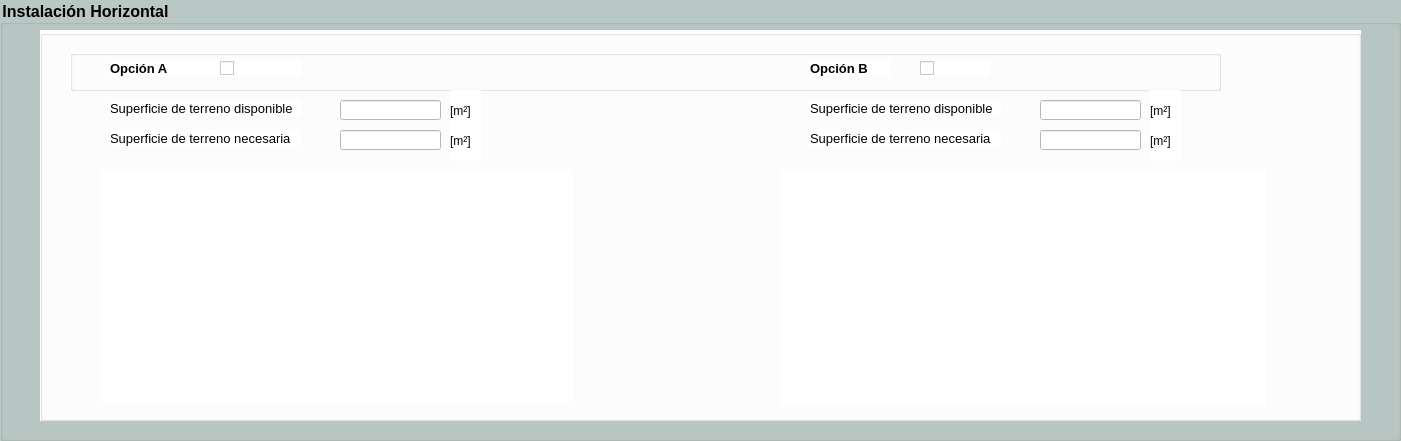
      <widget class="QGroupBox" name="gbinsthoriz">
       <property name="geometry">
        <rect>
         <x>60</x>
         <y>350</y>
         <width>1401</width>
         <height>441</height>
        </rect>
       </property>
       <property name="font">
        <font>
         <pointsize>12</pointsize>
         <weight>75</weight>
         <bold>true</bold>
        </font>
       </property>
       <property name="styleSheet">
        <string notr="true">background-color: rgb(186, 200, 197);</string>
       </property>
       <property name="title">
        <string>Instalación Horizontal</string>
       </property>
       <widget class="QGroupBox" name="groupBox_12">
        <property name="geometry">
         <rect>
          <x>40</x>
          <y>30</y>
          <width>1321</width>
          <height>391</height>
         </rect>
        </property>
        <property name="styleSheet">
         <string notr="true">background-color: rgb(255, 255, 255);</string>
        </property>
        <property name="title">
         <string/>
        </property>
        <widget class="QLabel" name="lbhoriz">
         <property name="geometry">
          <rect>
           <x>60</x>
           <y>140</y>
           <width>473</width>
           <height>232</height>
          </rect>
         </property>
         <property name="styleSheet">
          <string notr="true">border-image: url(:/ccr/horizontal.png);</string>
         </property>
         <property name="text">
          <string/>
         </property>
        </widget>
        <widget class="QLabel" name="lbm_13">
         <property name="geometry">
          <rect>
           <x>410</x>
           <y>90</y>
           <width>31</width>
           <height>41</height>
          </rect>
         </property>
         <property name="text">
          <string>[m²]</string>
         </property>
        </widget>
        <widget class="QLineEdit" name="lesuphord">
         <property name="enabled">
          <bool>false</bool>
         </property>
         <property name="geometry">
          <rect>
           <x>300</x>
           <y>70</y>
           <width>101</width>
           <height>20</height>
          </rect>
         </property>
        </widget>
        <widget class="QLineEdit" name="lesuphorzn_2">
         <property name="geometry">
          <rect>
           <x>1000</x>
           <y>100</y>
           <width>101</width>
           <height>20</height>
          </rect>
         </property>
        </widget>
        <widget class="QGroupBox" name="groupBox_3">
         <property name="geometry">
          <rect>
           <x>30</x>
           <y>20</y>
           <width>1151</width>
           <height>41</height>
          </rect>
         </property>
         <property name="title">
          <string/>
         </property>
         <widget class="QCheckBox" name="checkBoxhb">
          <property name="geometry">
           <rect>
            <x>850</x>
            <y>10</y>
            <width>70</width>
            <height>17</height>
           </rect>
          </property>
          <property name="text">
           <string/>
          </property>
          <property name="autoExclusive">
           <bool>true</bool>
          </property>
         </widget>
         <widget class="QLabel" name="label_20">
          <property name="geometry">
           <rect>
            <x>740</x>
            <y>10</y>
            <width>81</width>
            <height>16</height>
           </rect>
          </property>
          <property name="font">
           <font>
            <pointsize>10</pointsize>
            <weight>75</weight>
            <bold>true</bold>
           </font>
          </property>
          <property name="text">
           <string>Opción B</string>
          </property>
         </widget>
         <widget class="QLabel" name="label_18">
          <property name="geometry">
           <rect>
            <x>40</x>
            <y>10</y>
            <width>191</width>
            <height>16</height>
           </rect>
          </property>
          <property name="font">
           <font>
            <pointsize>10</pointsize>
            <weight>75</weight>
            <bold>true</bold>
           </font>
          </property>
          <property name="text">
           <string>Opción A</string>
          </property>
         </widget>
         <widget class="QCheckBox" name="checkBoxha">
          <property name="geometry">
           <rect>
            <x>150</x>
            <y>10</y>
            <width>70</width>
            <height>17</height>
           </rect>
          </property>
          <property name="text">
           <string/>
          </property>
          <property name="autoExclusive">
           <bool>true</bool>
          </property>
         </widget>
         <zorder>checkBoxhb</zorder>
         <zorder>label_18</zorder>
         <zorder>checkBoxha</zorder>
         <zorder>label_20</zorder>
        </widget>
        <widget class="QLabel" name="lbm_11">
         <property name="geometry">
          <rect>
           <x>410</x>
           <y>60</y>
           <width>31</width>
           <height>41</height>
          </rect>
         </property>
         <property name="text">
          <string>[m²]</string>
         </property>
        </widget>
        <widget class="QLabel" name="lbm_14">
         <property name="geometry">
          <rect>
           <x>1110</x>
           <y>60</y>
           <width>31</width>
           <height>41</height>
          </rect>
         </property>
         <property name="text">
          <string>[m²]</string>
         </property>
        </widget>
        <widget class="QLabel" name="label_17">
         <property name="geometry">
          <rect>
           <x>70</x>
           <y>70</y>
           <width>191</width>
           <height>16</height>
          </rect>
         </property>
         <property name="font">
          <font>
           <pointsize>10</pointsize>
          </font>
         </property>
         <property name="text">
          <string>Superficie de terreno disponible</string>
         </property>
        </widget>
        <widget class="QLabel" name="lbm_12">
         <property name="geometry">
          <rect>
           <x>1110</x>
           <y>90</y>
           <width>31</width>
           <height>41</height>
          </rect>
         </property>
         <property name="text">
          <string>[m²]</string>
         </property>
        </widget>
        <widget class="QLabel" name="label_19">
         <property name="geometry">
          <rect>
           <x>770</x>
           <y>100</y>
           <width>191</width>
           <height>16</height>
          </rect>
         </property>
         <property name="font">
          <font>
           <pointsize>10</pointsize>
          </font>
         </property>
         <property name="text">
          <string>Superficie de terreno necesaria</string>
         </property>
        </widget>
        <widget class="QLabel" name="label_23">
         <property name="geometry">
          <rect>
           <x>70</x>
           <y>100</y>
           <width>191</width>
           <height>16</height>
          </rect>
         </property>
         <property name="font">
          <font>
           <pointsize>10</pointsize>
          </font>
         </property>
         <property name="text">
          <string>Superficie de terreno necesaria</string>
         </property>
        </widget>
        <widget class="QLineEdit" name="lesuphord_2">
         <property name="geometry">
          <rect>
           <x>1000</x>
           <y>70</y>
           <width>101</width>
           <height>20</height>
          </rect>
         </property>
        </widget>
        <widget class="QLabel" name="label_24">
         <property name="geometry">
          <rect>
           <x>770</x>
           <y>70</y>
           <width>191</width>
           <height>16</height>
          </rect>
         </property>
         <property name="font">
          <font>
           <pointsize>10</pointsize>
          </font>
         </property>
         <property name="text">
          <string>Superficie de terreno disponible</string>
         </property>
        </widget>
        <widget class="QLabel" name="lbespiral">
         <property name="geometry">
          <rect>
           <x>740</x>
           <y>140</y>
           <width>486</width>
           <height>236</height>
          </rect>
         </property>
         <property name="styleSheet">
          <string notr="true">border-image: url(:/ccr/espiral.png);</string>
         </property>
         <property name="text">
          <string/>
         </property>
        </widget>
        <widget class="QLineEdit" name="lesuphorn">
         <property name="enabled">
          <bool>false</bool>
         </property>
         <property name="geometry">
          <rect>
           <x>300</x>
           <y>100</y>
           <width>101</width>
           <height>20</height>
          </rect>
         </property>
        </widget>
        <widget class="QLabel" name="lbcruz2">
         <property name="geometry">
          <rect>
           <x>1110</x>
           <y>330</y>
           <width>25</width>
           <height>29</height>
          </rect>
         </property>
         <property name="styleSheet">
          <string notr="true">border-image: url(:/ccr/Cruz_roja.png);</string>
         </property>
         <property name="text">
          <string/>
         </property>
        </widget>
        <widget class="QLabel" name="lbcruz">
         <property name="geometry">
          <rect>
           <x>430</x>
           <y>330</y>
           <width>25</width>
           <height>29</height>
          </rect>
         </property>
         <property name="styleSheet">
          <string notr="true">border-image: url(:/ccr/Cruz_roja.png);</string>
         </property>
         <property name="text">
          <string/>
         </property>
        </widget>
        <widget class="QLabel" name="lbtick">
         <property name="geometry">
          <rect>
           <x>430</x>
           <y>330</y>
           <width>26</width>
           <height>25</height>
          </rect>
         </property>
         <property name="styleSheet">
          <string notr="true">border-image: url(:/ccr/TickVerde.png);</string>
         </property>
         <property name="text">
          <string/>
         </property>
        </widget>
        <widget class="QLabel" name="lbtick2">
         <property name="geometry">
          <rect>
           <x>1110</x>
           <y>330</y>
           <width>26</width>
           <height>25</height>
          </rect>
         </property>
         <property name="styleSheet">
          <string notr="true">border-image: url(:/ccr/TickVerde.png);</string>
         </property>
         <property name="text">
          <string/>
         </property>
        </widget>
       </widget>
      </widget>
